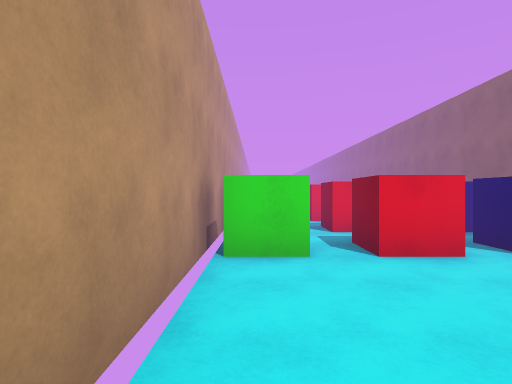
View 1 (above)

19 first-person views from a walk through a Unity game level. The camera is 1.5 m above the floor, looks level and sees 80° across. The floor is counted in squares, 2 m on a side. Each view is taken from the middle of a square. On the plan, view 1 faces up. The plan holds only what a view shows up to about 10 squares ahead; the rest is blank. The place goes on beyond the plan.

View 2
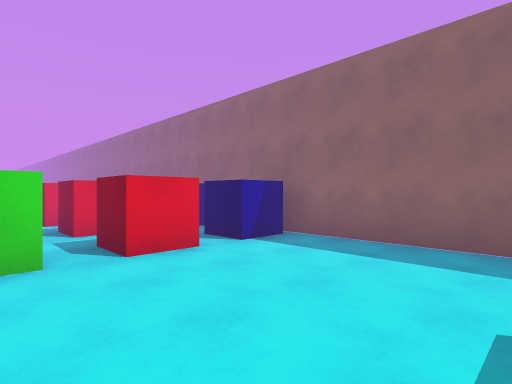

View 3
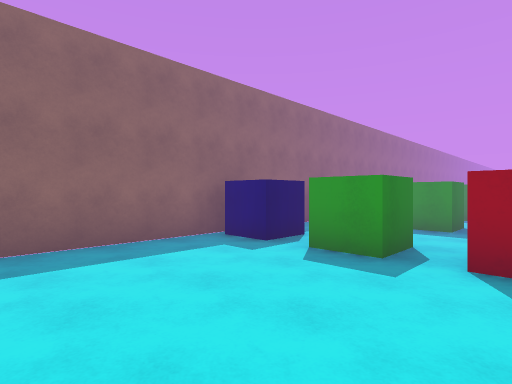

View 4
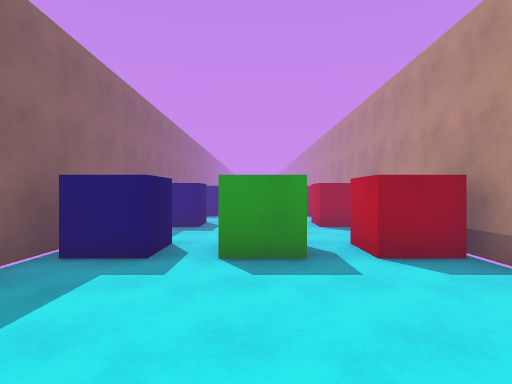

View 5
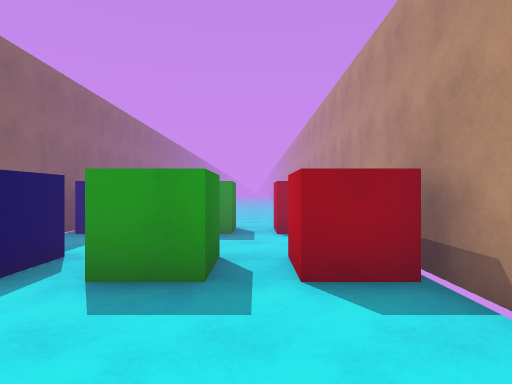

View 6
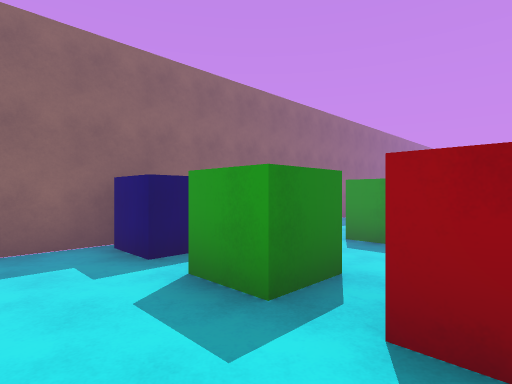

View 7
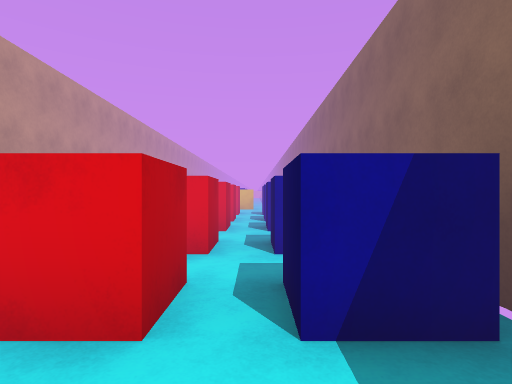

View 8
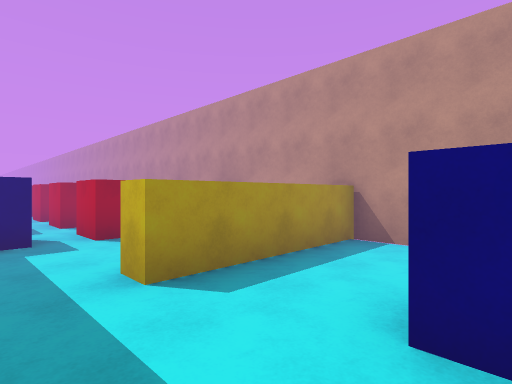

View 9
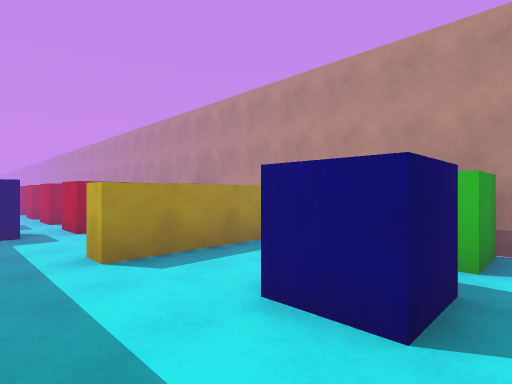

View 10
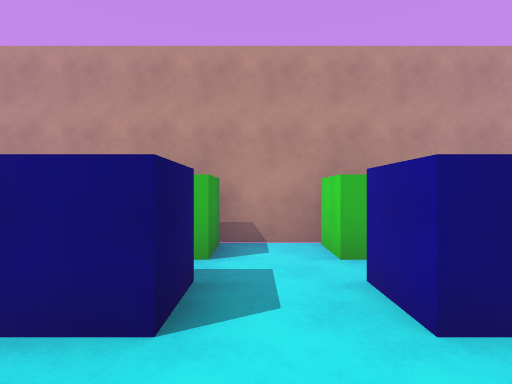

View 11
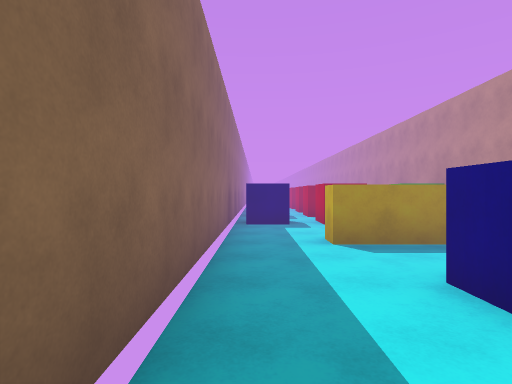

View 12
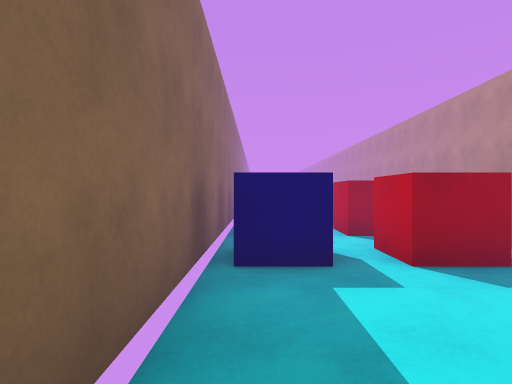

View 13
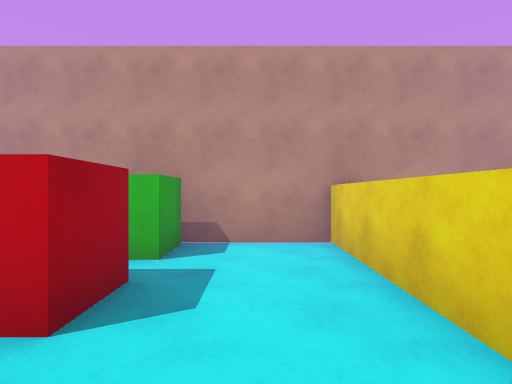

View 14
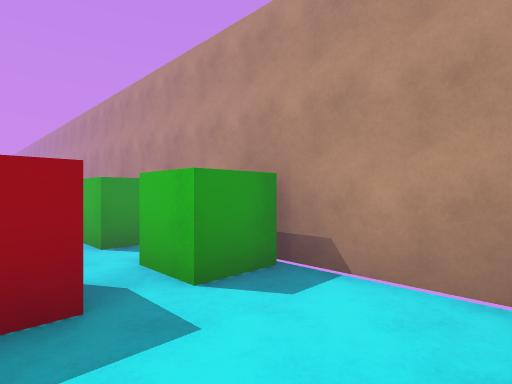

View 15
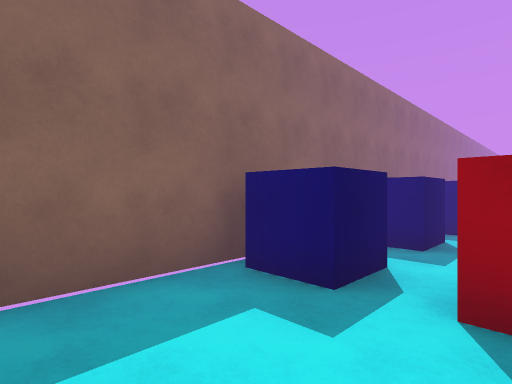

View 16
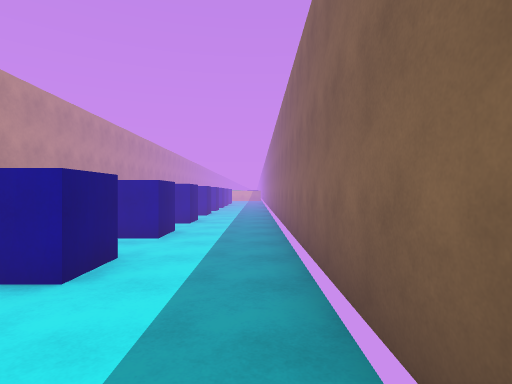

View 17
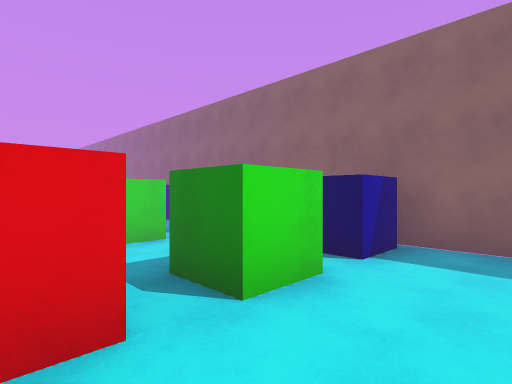

View 18
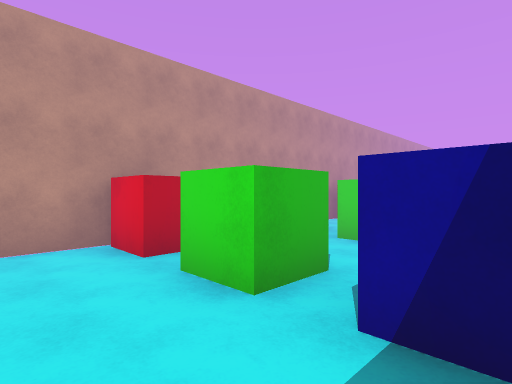

View 19
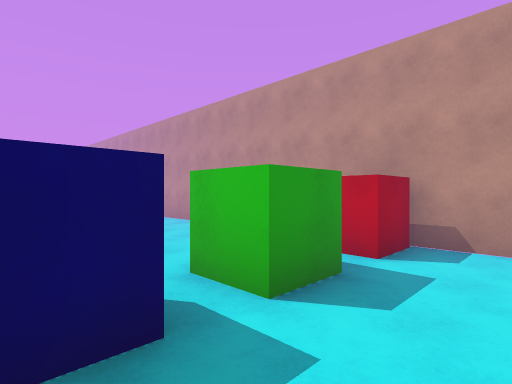

### Floor plan
Points are (right, up) in squares from view 1. A wall is a line through its corners. A room is listed if a view was taken in it or the views show most of it. See-through windows are left out.
Room 1 (views 1, 2, 3, 4, 5, 6, 7, 13, 14, 15, 16, 17, 18, 19)
walls: (-0.7, 6.1) (-0.7, -8.6); (4.6, 7.2) (4.6, 15.4); (4.6, -3.8) (4.6, 4.1); (4.6, -8.6) (4.6, -6.8); (2.9, 15.6) (2.9, 15.1) (-0.7, 15.1) (-0.7, 12.6)
ways out: opening at (4, 16) to room 2
objects: red cube (0, -7); red cube (0, -4); red cube (0, -1); green cube (0, 4); green cube (0, 10); green cube (0, 12) to (0, 13); green cube (2, -7); green cube (2, -4); green cube (2, -1); red cube (2, 4); red cube (2, 6); red cube (2, 8) to (2, 9); red cube (2, 10); red cube (2, 12) to (2, 13); blue cube (4, -7); blue cube (4, -4); blue cube (4, -1); blue cube (4, 4); blue cube (4, 6); blue cube (4, 8); blue cube (4, 10); blue cube (4, 12) to (4, 13)
Room 2 (views 8, 9, 10, 11, 12)
walls: (-0.7, 20) (-0.7, 18.4); (-0.7, 15.6) (2.9, 15.6); (4.6, 15.4) (4.6, 21.4)
ways out: opening at (4, 16) to room 1
objects: green cube (0, 18); green cube (0, 20) to (0, 21); blue cube (2, 18); blue cube (2, 20) to (2, 21)

Where each view was taken, in squares from view 1:
view 1: 0 up, 0 right, facing up
view 2: 0 up, 0 right, facing up-right
view 3: 3 up, 0 right, facing down-right
view 4: 3 up, 2 right, facing down
view 5: 1 down, 1 right, facing down
view 6: 2 down, 0 right, facing down-right
view 7: 2 up, 3 right, facing up
view 8: 18 up, 4 right, facing down-left
view 9: 19 up, 4 right, facing down-left
view 10: 19 up, 4 right, facing left
view 11: 20 up, 4 right, facing down
view 12: 16 up, 4 right, facing down
view 13: 14 up, 4 right, facing left
view 14: 15 up, 2 right, facing down-left
view 15: 15 up, 2 right, facing down-right
view 16: 15 up, 4 right, facing up
view 17: 9 down, 0 right, facing up-right
view 18: 9 down, 4 right, facing up-left
view 19: 5 down, 4 right, facing down-left
